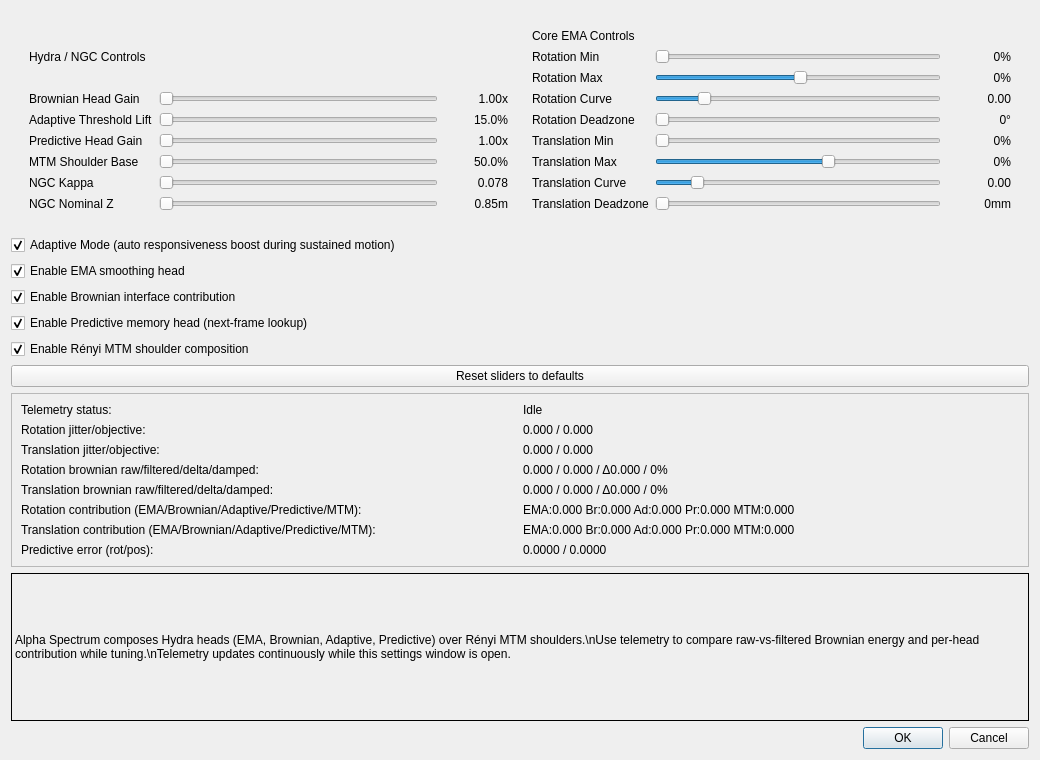
<?xml version="1.0" encoding="UTF-8"?>
<ui version="4.0">
 <class>UICdialog_alpha_spectrum</class>
 <widget class="QWidget" name="UICdialog_alpha_spectrum">
  <property name="windowModality">
   <enum>Qt::NonModal</enum>
  </property>
  <property name="geometry">
   <rect>
    <x>0</x>
    <y>0</y>
    <width>1040</width>
    <height>760</height>
   </rect>
  </property>
  <property name="sizePolicy">
   <sizepolicy hsizetype="Fixed" vsizetype="Fixed">
    <horstretch>0</horstretch>
    <verstretch>0</verstretch>
   </sizepolicy>
  </property>
  <property name="windowTitle">
   <string>Alpha Spectrum filter settings</string>
  </property>
  <property name="windowIcon">
   <iconset resource="../gui/opentrack-res.qrc">
    <normaloff>:/images/filter-16.png</normaloff>:/images/filter-16.png</iconset>
  </property>
  <layout class="QVBoxLayout" name="verticalLayout">
  <item>
   <widget class="QFrame" name="controls_frame">
    <layout class="QHBoxLayout" name="controls_layout">
    <item>
     <widget class="QFrame" name="advanced_heads_frame">
      <layout class="QGridLayout" name="advanced_heads_layout">
      <item row="0" column="0" colspan="3">
       <widget class="QLabel" name="advanced_column_title">
        <property name="text">
        <string>Hydra / NGC Controls</string>
        </property>
       </widget>
      </item>
      <item row="1" column="0"><widget class="QLabel" name="brownian_gain_text"><property name="text"><string>Brownian Head Gain</string></property></widget></item>
      <item row="1" column="1"><widget class="QSlider" name="brownian_gain_slider"><property name="maximum"><number>20000</number></property><property name="singleStep"><number>20</number></property><property name="pageStep"><number>200</number></property><property name="orientation"><enum>Qt::Horizontal</enum></property></widget></item>
      <item row="1" column="2"><widget class="QLabel" name="brownian_gain_label"><property name="minimumSize"><size><width>64</width><height>0</height></size></property><property name="text"><string>1.00x</string></property><property name="alignment"><set>Qt::AlignRight|Qt::AlignVCenter</set></property></widget></item>
      <item row="2" column="0"><widget class="QLabel" name="adaptive_threshold_text"><property name="text"><string>Adaptive Threshold Lift</string></property></widget></item>
      <item row="2" column="1"><widget class="QSlider" name="adaptive_threshold_slider"><property name="maximum"><number>6000</number></property><property name="singleStep"><number>10</number></property><property name="pageStep"><number>100</number></property><property name="orientation"><enum>Qt::Horizontal</enum></property></widget></item>
      <item row="2" column="2"><widget class="QLabel" name="adaptive_threshold_label"><property name="minimumSize"><size><width>64</width><height>0</height></size></property><property name="text"><string>15.0%</string></property><property name="alignment"><set>Qt::AlignRight|Qt::AlignVCenter</set></property></widget></item>
      <item row="3" column="0"><widget class="QLabel" name="predictive_gain_text"><property name="text"><string>Predictive Head Gain</string></property></widget></item>
      <item row="3" column="1"><widget class="QSlider" name="predictive_gain_slider"><property name="maximum"><number>20000</number></property><property name="singleStep"><number>20</number></property><property name="pageStep"><number>200</number></property><property name="orientation"><enum>Qt::Horizontal</enum></property></widget></item>
      <item row="3" column="2"><widget class="QLabel" name="predictive_gain_label"><property name="minimumSize"><size><width>64</width><height>0</height></size></property><property name="text"><string>1.00x</string></property><property name="alignment"><set>Qt::AlignRight|Qt::AlignVCenter</set></property></widget></item>
      <item row="4" column="0"><widget class="QLabel" name="mtm_shoulder_text"><property name="text"><string>MTM Shoulder Base</string></property></widget></item>
      <item row="4" column="1"><widget class="QSlider" name="mtm_shoulder_slider"><property name="maximum"><number>10000</number></property><property name="singleStep"><number>10</number></property><property name="pageStep"><number>100</number></property><property name="orientation"><enum>Qt::Horizontal</enum></property></widget></item>
      <item row="4" column="2"><widget class="QLabel" name="mtm_shoulder_label"><property name="minimumSize"><size><width>64</width><height>0</height></size></property><property name="text"><string>50.0%</string></property><property name="alignment"><set>Qt::AlignRight|Qt::AlignVCenter</set></property></widget></item>
      <item row="5" column="0"><widget class="QLabel" name="ngc_kappa_text"><property name="text"><string>NGC Kappa</string></property></widget></item>
      <item row="5" column="1"><widget class="QSlider" name="ngc_kappa_slider"><property name="maximum"><number>3000</number></property><property name="singleStep"><number>5</number></property><property name="pageStep"><number>50</number></property><property name="orientation"><enum>Qt::Horizontal</enum></property></widget></item>
      <item row="5" column="2"><widget class="QLabel" name="ngc_kappa_label"><property name="minimumSize"><size><width>64</width><height>0</height></size></property><property name="text"><string>0.078</string></property><property name="alignment"><set>Qt::AlignRight|Qt::AlignVCenter</set></property></widget></item>
      <item row="6" column="0"><widget class="QLabel" name="ngc_nominal_z_text"><property name="text"><string>NGC Nominal Z</string></property></widget></item>
      <item row="6" column="1"><widget class="QSlider" name="ngc_nominal_z_slider"><property name="maximum"><number>17000</number></property><property name="singleStep"><number>20</number></property><property name="pageStep"><number>200</number></property><property name="orientation"><enum>Qt::Horizontal</enum></property></widget></item>
      <item row="6" column="2"><widget class="QLabel" name="ngc_nominal_z_label"><property name="minimumSize"><size><width>64</width><height>0</height></size></property><property name="text"><string>0.85m</string></property><property name="alignment"><set>Qt::AlignRight|Qt::AlignVCenter</set></property></widget></item>
      </layout>
     </widget>
    </item>
    <item>
     <widget class="QFrame" name="frame">
      <layout class="QGridLayout" name="gridLayout">
      <item row="0" column="0" colspan="3"><widget class="QLabel" name="core_column_title"><property name="text"><string>Core EMA Controls</string></property></widget></item>
      <item row="1" column="0"><widget class="QLabel" name="rot_min_text"><property name="text"><string>Rotation Min</string></property></widget></item>
      <item row="1" column="1"><widget class="QSlider" name="rot_min_slider"><property name="maximum"><number>3950</number></property><property name="singleStep"><number>10</number></property><property name="pageStep"><number>100</number></property><property name="orientation"><enum>Qt::Horizontal</enum></property></widget></item>
      <item row="1" column="2"><widget class="QLabel" name="rot_min_label"><property name="minimumSize"><size><width>64</width><height>0</height></size></property><property name="text"><string>0%</string></property><property name="alignment"><set>Qt::AlignRight|Qt::AlignVCenter</set></property></widget></item>
      <item row="2" column="0"><widget class="QLabel" name="rot_max_text"><property name="text"><string>Rotation Max</string></property></widget></item>
      <item row="2" column="1"><widget class="QSlider" name="rot_max_slider"><property name="maximum"><number>9800</number></property><property name="singleStep"><number>10</number></property><property name="pageStep"><number>100</number></property><property name="value"><number>5000</number></property><property name="orientation"><enum>Qt::Horizontal</enum></property></widget></item>
      <item row="2" column="2"><widget class="QLabel" name="rot_max_label"><property name="minimumSize"><size><width>64</width><height>0</height></size></property><property name="text"><string>0%</string></property><property name="alignment"><set>Qt::AlignRight|Qt::AlignVCenter</set></property></widget></item>
      <item row="3" column="0"><widget class="QLabel" name="rot_curve_text"><property name="text"><string>Rotation Curve</string></property></widget></item>
      <item row="3" column="1"><widget class="QSlider" name="rot_curve_slider"><property name="maximum"><number>7800</number></property><property name="singleStep"><number>10</number></property><property name="pageStep"><number>100</number></property><property name="value"><number>1200</number></property><property name="orientation"><enum>Qt::Horizontal</enum></property></widget></item>
      <item row="3" column="2"><widget class="QLabel" name="rot_curve_label"><property name="minimumSize"><size><width>64</width><height>0</height></size></property><property name="text"><string>0.00</string></property><property name="alignment"><set>Qt::AlignRight|Qt::AlignVCenter</set></property></widget></item>
      <item row="4" column="0"><widget class="QLabel" name="rot_deadzone_text"><property name="text"><string>Rotation Deadzone</string></property></widget></item>
      <item row="4" column="1"><widget class="QSlider" name="rot_deadzone_slider"><property name="maximum"><number>3000</number></property><property name="singleStep"><number>10</number></property><property name="pageStep"><number>100</number></property><property name="orientation"><enum>Qt::Horizontal</enum></property></widget></item>
      <item row="4" column="2"><widget class="QLabel" name="rot_deadzone_label"><property name="minimumSize"><size><width>64</width><height>0</height></size></property><property name="text"><string>0°</string></property><property name="alignment"><set>Qt::AlignRight|Qt::AlignVCenter</set></property></widget></item>
      <item row="5" column="0"><widget class="QLabel" name="pos_min_text"><property name="text"><string>Translation Min</string></property></widget></item>
      <item row="5" column="1"><widget class="QSlider" name="pos_min_slider"><property name="maximum"><number>3950</number></property><property name="singleStep"><number>10</number></property><property name="pageStep"><number>100</number></property><property name="orientation"><enum>Qt::Horizontal</enum></property></widget></item>
      <item row="5" column="2"><widget class="QLabel" name="pos_min_label"><property name="minimumSize"><size><width>64</width><height>0</height></size></property><property name="text"><string>0%</string></property><property name="alignment"><set>Qt::AlignRight|Qt::AlignVCenter</set></property></widget></item>
      <item row="6" column="0"><widget class="QLabel" name="pos_max_text"><property name="text"><string>Translation Max</string></property></widget></item>
      <item row="6" column="1"><widget class="QSlider" name="pos_max_slider"><property name="maximum"><number>9800</number></property><property name="singleStep"><number>10</number></property><property name="pageStep"><number>100</number></property><property name="value"><number>6000</number></property><property name="orientation"><enum>Qt::Horizontal</enum></property></widget></item>
      <item row="6" column="2"><widget class="QLabel" name="pos_max_label"><property name="minimumSize"><size><width>64</width><height>0</height></size></property><property name="text"><string>0%</string></property><property name="alignment"><set>Qt::AlignRight|Qt::AlignVCenter</set></property></widget></item>
      <item row="7" column="0"><widget class="QLabel" name="pos_curve_text"><property name="text"><string>Translation Curve</string></property></widget></item>
      <item row="7" column="1"><widget class="QSlider" name="pos_curve_slider"><property name="maximum"><number>7800</number></property><property name="singleStep"><number>10</number></property><property name="pageStep"><number>100</number></property><property name="value"><number>1000</number></property><property name="orientation"><enum>Qt::Horizontal</enum></property></widget></item>
      <item row="7" column="2"><widget class="QLabel" name="pos_curve_label"><property name="minimumSize"><size><width>64</width><height>0</height></size></property><property name="text"><string>0.00</string></property><property name="alignment"><set>Qt::AlignRight|Qt::AlignVCenter</set></property></widget></item>
      <item row="8" column="0"><widget class="QLabel" name="pos_deadzone_text"><property name="text"><string>Translation Deadzone</string></property></widget></item>
      <item row="8" column="1"><widget class="QSlider" name="pos_deadzone_slider"><property name="maximum"><number>20000</number></property><property name="singleStep"><number>20</number></property><property name="pageStep"><number>200</number></property><property name="orientation"><enum>Qt::Horizontal</enum></property></widget></item>
      <item row="8" column="2"><widget class="QLabel" name="pos_deadzone_label"><property name="minimumSize"><size><width>64</width><height>0</height></size></property><property name="text"><string>0mm</string></property><property name="alignment"><set>Qt::AlignRight|Qt::AlignVCenter</set></property></widget></item>
      </layout>
     </widget>
    </item>
    </layout>
   </widget>
  </item>
    <item>
     <widget class="QCheckBox" name="adaptive_mode_check">
      <property name="text">
      <string>Adaptive Mode (auto responsiveness boost during sustained motion)</string>
      </property>
      <property name="checked">
      <bool>true</bool>
      </property>
     </widget>
    </item>
    <item>
     <widget class="QCheckBox" name="ema_enabled_check">
      <property name="text">
       <string>Enable EMA smoothing head</string>
      </property>
      <property name="checked">
       <bool>true</bool>
      </property>
     </widget>
    </item>
    <item>
     <widget class="QCheckBox" name="brownian_enabled_check">
      <property name="text">
       <string>Enable Brownian interface contribution</string>
      </property>
      <property name="checked">
       <bool>true</bool>
      </property>
     </widget>
    </item>
    <item>
     <widget class="QCheckBox" name="predictive_enabled_check">
      <property name="text">
       <string>Enable Predictive memory head (next-frame lookup)</string>
      </property>
      <property name="checked">
       <bool>true</bool>
      </property>
     </widget>
    </item>
    <item>
     <widget class="QCheckBox" name="mtm_enabled_check">
      <property name="text">
       <string>Enable Rényi MTM shoulder composition</string>
      </property>
      <property name="checked">
       <bool>true</bool>
      </property>
     </widget>
    </item>
    <item>
     <widget class="QPushButton" name="reset_defaults_button">
      <property name="text">
      <string>Reset sliders to defaults</string>
      </property>
     </widget>
    </item>
    <item>
     <widget class="QFrame" name="telemetry_frame">
      <property name="frameShape">
      <enum>QFrame::StyledPanel</enum>
      </property>
      <layout class="QGridLayout" name="telemetry_layout">
      <item row="0" column="0">
       <widget class="QLabel" name="telemetry_status_text">
        <property name="text">
        <string>Telemetry status:</string>
        </property>
       </widget>
      </item>
      <item row="0" column="1">
       <widget class="QLabel" name="telemetry_status_value">
        <property name="text">
        <string>Idle</string>
        </property>
       </widget>
      </item>
      <item row="1" column="0">
       <widget class="QLabel" name="telemetry_rot_text">
        <property name="text">
        <string>Rotation jitter/objective:</string>
        </property>
       </widget>
      </item>
      <item row="1" column="1">
       <widget class="QLabel" name="telemetry_rot_value">
        <property name="text">
        <string>0.000 / 0.000</string>
        </property>
       </widget>
      </item>
      <item row="2" column="0">
       <widget class="QLabel" name="telemetry_pos_text">
        <property name="text">
        <string>Translation jitter/objective:</string>
        </property>
       </widget>
      </item>
      <item row="2" column="1">
       <widget class="QLabel" name="telemetry_pos_value">
        <property name="text">
        <string>0.000 / 0.000</string>
        </property>
       </widget>
      </item>
      <item row="3" column="0">
       <widget class="QLabel" name="telemetry_rot_brownian_text">
        <property name="text">
        <string>Rotation brownian raw/filtered/delta/damped:</string>
        </property>
       </widget>
      </item>
      <item row="3" column="1">
       <widget class="QLabel" name="telemetry_rot_brownian_value">
        <property name="text">
        <string>0.000 / 0.000 / Δ0.000 / 0%</string>
        </property>
       </widget>
      </item>
      <item row="4" column="0">
       <widget class="QLabel" name="telemetry_pos_brownian_text">
        <property name="text">
        <string>Translation brownian raw/filtered/delta/damped:</string>
        </property>
       </widget>
      </item>
      <item row="4" column="1">
       <widget class="QLabel" name="telemetry_pos_brownian_value">
        <property name="text">
        <string>0.000 / 0.000 / Δ0.000 / 0%</string>
        </property>
       </widget>
      </item>
      <item row="5" column="0">
       <widget class="QLabel" name="telemetry_rot_contrib_text">
        <property name="text">
        <string>Rotation contribution (EMA/Brownian/Adaptive/Predictive/MTM):</string>
        </property>
       </widget>
      </item>
      <item row="5" column="1">
       <widget class="QLabel" name="telemetry_rot_contrib_value">
        <property name="text">
        <string>EMA:0.000 Br:0.000 Ad:0.000 Pr:0.000 MTM:0.000</string>
        </property>
       </widget>
      </item>
      <item row="6" column="0">
       <widget class="QLabel" name="telemetry_pos_contrib_text">
        <property name="text">
        <string>Translation contribution (EMA/Brownian/Adaptive/Predictive/MTM):</string>
        </property>
       </widget>
      </item>
      <item row="6" column="1">
       <widget class="QLabel" name="telemetry_pos_contrib_value">
        <property name="text">
        <string>EMA:0.000 Br:0.000 Ad:0.000 Pr:0.000 MTM:0.000</string>
        </property>
       </widget>
      </item>
      <item row="7" column="0">
       <widget class="QLabel" name="telemetry_predictive_error_text">
        <property name="text">
         <string>Predictive error (rot/pos):</string>
        </property>
       </widget>
      </item>
      <item row="7" column="1">
       <widget class="QLabel" name="telemetry_predictive_error_value">
        <property name="text">
         <string>0.0000 / 0.0000</string>
        </property>
       </widget>
      </item>
      </layout>
     </widget>
    </item>
   <item>
    <widget class="QLabel" name="help_label">
     <property name="frameShape">
      <enum>QFrame::Box</enum>
     </property>
     <property name="text">
      <string>Alpha Spectrum composes Hydra heads (EMA, Brownian, Adaptive, Predictive) over Rényi MTM shoulders.\nUse telemetry to compare raw-vs-filtered Brownian energy and per-head contribution while tuning.\nTelemetry updates continuously while this settings window is open.</string>
     </property>
     <property name="wordWrap">
      <bool>true</bool>
     </property>
     <property name="margin">
      <number>5</number>
     </property>
    </widget>
   </item>
   <item>
    <widget class="QDialogButtonBox" name="buttonBox">
     <property name="standardButtons">
      <set>QDialogButtonBox::Cancel|QDialogButtonBox::Ok</set>
     </property>
    </widget>
   </item>
  </layout>
 </widget>
 <resources>
  <include location="../gui/opentrack-res.qrc"/>
 </resources>
 <connections/>
</ui>
